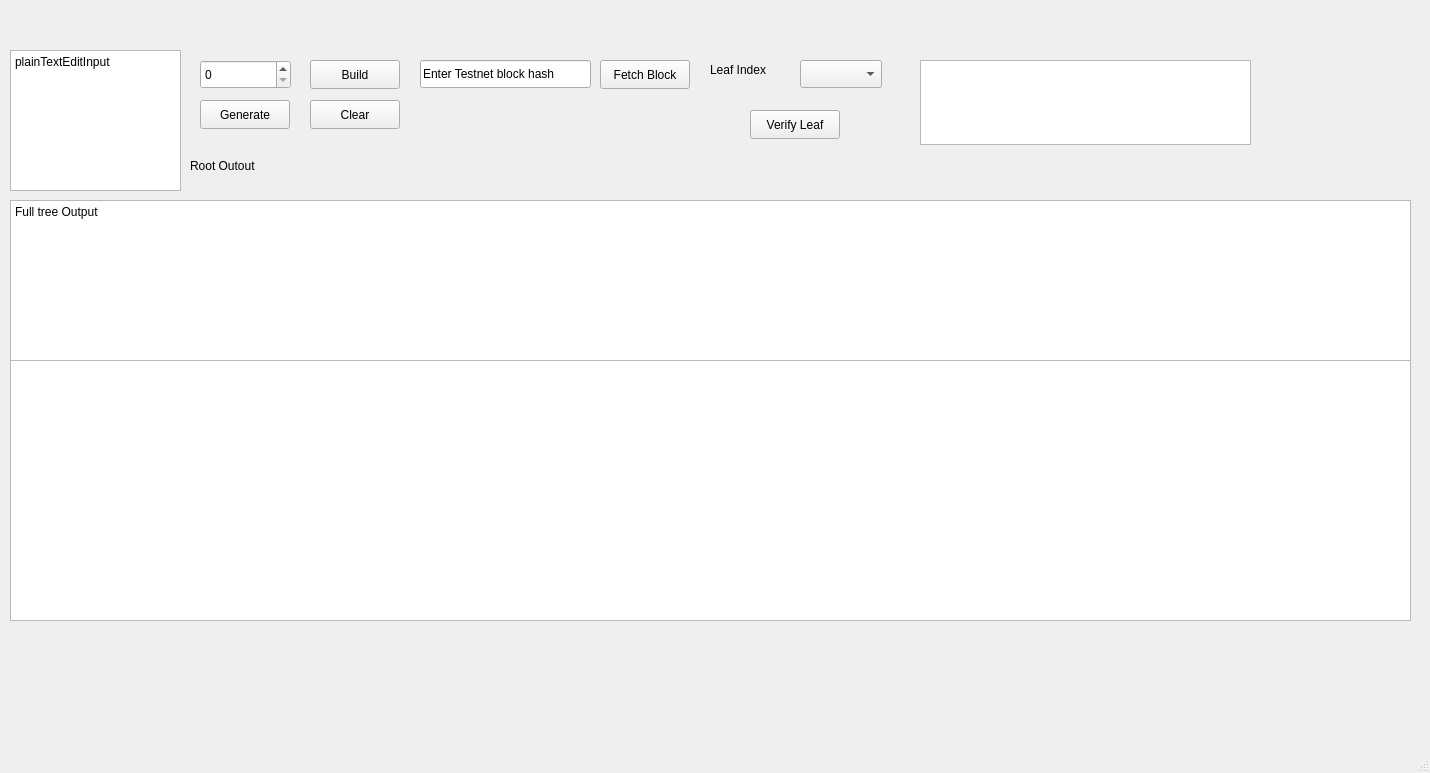
<?xml version="1.0" encoding="UTF-8"?>
<ui version="4.0">
 <class>MainWindow</class>
 <widget class="QMainWindow" name="MainWindow">
  <property name="geometry">
   <rect>
    <x>0</x>
    <y>0</y>
    <width>1430</width>
    <height>773</height>
   </rect>
  </property>
  <property name="windowTitle">
   <string>MainWindow</string>
  </property>
  <property name="toolTip">
   <string extracomment="Show proof-of-inclusion for the selected leaf"/>
  </property>
  <widget class="QWidget" name="centralwidget">
   <widget class="QPlainTextEdit" name="plainTextEditInput">
    <property name="geometry">
     <rect>
      <x>10</x>
      <y>50</y>
      <width>171</width>
      <height>141</height>
     </rect>
    </property>
    <property name="plainText">
     <string>plainTextEditInput</string>
    </property>
   </widget>
   <widget class="QSpinBox" name="spinBoxCount">
    <property name="geometry">
     <rect>
      <x>200</x>
      <y>60</y>
      <width>91</width>
      <height>29</height>
     </rect>
    </property>
    <property name="toolTip">
     <string extracomment="Number of dummy transactions to create"/>
    </property>
   </widget>
   <widget class="QPushButton" name="pushButtonGenerate">
    <property name="geometry">
     <rect>
      <x>200</x>
      <y>100</y>
      <width>90</width>
      <height>29</height>
     </rect>
    </property>
    <property name="toolTip">
     <string extracomment="Create N dummy transactions (Tx1, Tx2, …)"/>
    </property>
    <property name="text">
     <string>Generate</string>
    </property>
   </widget>
   <widget class="QPushButton" name="pushButtonBuild">
    <property name="geometry">
     <rect>
      <x>310</x>
      <y>60</y>
      <width>90</width>
      <height>29</height>
     </rect>
    </property>
    <property name="toolTip">
     <string extracomment="Build the Merkle tree and display root, levels, and graphics"/>
    </property>
    <property name="text">
     <string>Build</string>
    </property>
   </widget>
   <widget class="QPushButton" name="pushButtonClear">
    <property name="geometry">
     <rect>
      <x>310</x>
      <y>100</y>
      <width>90</width>
      <height>29</height>
     </rect>
    </property>
    <property name="toolTip">
     <string extracomment="Clear all inputs and outputs"/>
    </property>
    <property name="text">
     <string>Clear</string>
    </property>
   </widget>
   <widget class="QLabel" name="labelOutput">
    <property name="geometry">
     <rect>
      <x>190</x>
      <y>140</y>
      <width>501</width>
      <height>51</height>
     </rect>
    </property>
    <property name="text">
     <string>Root Outout</string>
    </property>
   </widget>
   <widget class="QPlainTextEdit" name="plainTextEditTree">
    <property name="geometry">
     <rect>
      <x>10</x>
      <y>200</y>
      <width>1401</width>
      <height>161</height>
     </rect>
    </property>
    <property name="readOnly">
     <bool>true</bool>
    </property>
    <property name="plainText">
     <string>Full tree Output</string>
    </property>
   </widget>
   <widget class="QLineEdit" name="lineEditBlockHash">
    <property name="geometry">
     <rect>
      <x>420</x>
      <y>60</y>
      <width>171</width>
      <height>28</height>
     </rect>
    </property>
    <property name="toolTip">
     <string extracomment="Enter the 64-hex block hash to fetch"/>
    </property>
    <property name="text">
     <string>Enter Testnet block hash</string>
    </property>
   </widget>
   <widget class="QPushButton" name="pushButtonFetch">
    <property name="geometry">
     <rect>
      <x>600</x>
      <y>60</y>
      <width>90</width>
      <height>29</height>
     </rect>
    </property>
    <property name="toolTip">
     <string extracomment="Fetch real transaction IDs from a Testnet block"/>
    </property>
    <property name="text">
     <string>Fetch Block</string>
    </property>
   </widget>
   <widget class="QLabel" name="label">
    <property name="geometry">
     <rect>
      <x>710</x>
      <y>60</y>
      <width>101</width>
      <height>20</height>
     </rect>
    </property>
    <property name="text">
     <string>Leaf Index</string>
    </property>
   </widget>
   <widget class="QPushButton" name="pushButtonVerify">
    <property name="geometry">
     <rect>
      <x>750</x>
      <y>110</y>
      <width>90</width>
      <height>29</height>
     </rect>
    </property>
    <property name="toolTip">
     <string extracomment="Show proof-of-inclusion for the selected leaf"/>
    </property>
    <property name="text">
     <string>Verify Leaf</string>
    </property>
   </widget>
   <widget class="QPlainTextEdit" name="plainTextEditProof">
    <property name="geometry">
     <rect>
      <x>920</x>
      <y>60</y>
      <width>331</width>
      <height>85</height>
     </rect>
    </property>
    <property name="readOnly">
     <bool>true</bool>
    </property>
   </widget>
   <widget class="QGraphicsView" name="graphicsViewTree">
    <property name="geometry">
     <rect>
      <x>10</x>
      <y>360</y>
      <width>1401</width>
      <height>261</height>
     </rect>
    </property>
   </widget>
   <widget class="QComboBox" name="comboBoxVerifyTxid">
    <property name="geometry">
     <rect>
      <x>800</x>
      <y>60</y>
      <width>82</width>
      <height>28</height>
     </rect>
    </property>
    <property name="toolTip">
     <string extracomment="Select a transaction ID to verify inclusion in the Merkle root">&lt;html&gt;&lt;head/&gt;&lt;body&gt;&lt;p&gt;Select a transaction ID to verify&lt;/p&gt;&lt;/body&gt;&lt;/html&gt;</string>
    </property>
   </widget>
  </widget>
  <widget class="QMenuBar" name="menubar">
   <property name="geometry">
    <rect>
     <x>0</x>
     <y>0</y>
     <width>1430</width>
     <height>25</height>
    </rect>
   </property>
  </widget>
  <widget class="QStatusBar" name="statusbar"/>
 </widget>
 <resources/>
 <connections/>
</ui>
